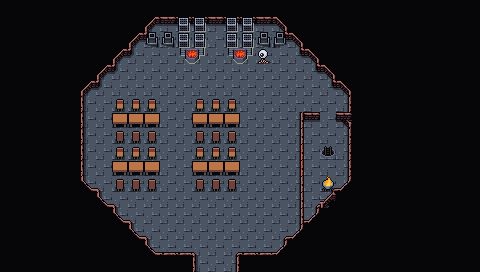

The image is a tile-based game level rendered from a .tmx file. Its description and source (layers, tilesets, objects; grid data summarised) follow:
An orthogonal 30x17 tile map with 16x16 px tiles, 4 tile layers (Collision, Background, Ground, Clutter), 2 tilesets and 25 objects.

<map version="1.10" tiledversion="1.10.1" orientation="orthogonal" renderorder="right-down" width="30" height="17" tilewidth="16" tileheight="16" infinite="0" nextlayerid="7" nextobjectid="107">
 <editorsettings>
  <export target="wastetown..tmx" format="tmx" />
 </editorsettings>
 <tileset firstgid="1" source="../tileset/main.tsx" />
 <tileset firstgid="10113" source="../tileset/buildings.tsx" />
 <layer id="6" name="Collision" width="30" height="17">
  <data>[510 cells, 61 non-empty, 8 distinct tile ids]</data>
 </layer>
 <layer id="1" name="Background" width="30" height="17">
  <data>[510 cells, 510 non-empty, 2 distinct tile ids]</data>
 </layer>
 <layer id="2" name="Ground" width="30" height="17">
  <data>[510 cells, 353 non-empty, 16 distinct tile ids]</data>
 </layer>
 <layer id="3" name="Clutter" width="30" height="17">
  <properties>
   <property name="spriteLayer" type="bool" value="true" />
  </properties>
  <data>[510 cells, 65 non-empty, 15 distinct tile ids]</data>
 </layer>
 <objectgroup id="4" name="Objects">
  <object id="38" template="../obj/entry_up.tx" x="192" y="280.665" width="48" height="16">
   <properties>
    <property name="teleport" value="" />
   </properties>
  </object>
  <object id="50" template="../obj/enemy.tx" x="291.132" y="96.7759">
   <properties>
    <property name="enemy" value="Illusionist" />
    <property name="threatRange" type="int" value="30" />
    <property name="waypoints" value="92,95,97,93,97,95,92,102,101" />
   </properties>
  </object>
  <object id="65" template="../obj/treasure.tx" x="208" y="47.5">
   <properties>
    <property name="reward" value="[{&quot;type&quot;: &quot;randomCard&quot;,&quot;colors&quot;: [&quot;Blue&quot;], &quot;count&quot;: 5 }, {&quot;type&quot;: &quot;item&quot;,&quot;count&quot;: 1,&quot;probability&quot;:0.2,&quot;itemName&quot;: &quot;Steel Sword&quot;}]" />
   </properties>
  </object>
  <object id="83" template="../obj/booster.tx" x="227.311" y="125.723">
   <properties>
    <property name="reward">[
  {
    "editions": [ "M11" ],
    "type": "card",
    "count": 10,
    "rarity": [ "Common" ]
    "colors": [ "Blue" ]
  },
  {
    "editions": [ "M10" ],
    "type": "card",
    "count": 3,
    "rarity": [ "Uncommon" ]
    "colors": [ "Blue" ]
  },
  {
    "editions": [ "M10" ],
    "type": "card",
    "count": 1,
    "rarity": [ "Rare", "Mythic Rare" ]
    "colors": [ "Blue" ]
  }
]
</property>
   </properties>
  </object>
  <object id="84" template="../obj/enemy.tx" x="179.092" y="220.668">
   <properties>
    <property name="enemy" value="Illusionist" />
    <property name="threatRange" type="int" value="30" />
    <property name="waypoints" value="93,94" />
   </properties>
  </object>
  <object id="85" template="../obj/enemy.tx" x="266.286" y="196.992">
   <properties>
    <property name="enemy" value="Illusionist" />
    <property name="threatRange" type="int" value="30" />
    <property name="waypoints" value="97,95,92,95" />
   </properties>
  </object>
  <object id="86" template="../obj/enemy.tx" x="168.12" y="149.642">
   <properties>
    <property name="enemy" value="Illusionist" />
    <property name="threatRange" type="int" value="30" />
    <property name="waypoints" value="96,98,102,92,102,98" />
   </properties>
  </object>
  <object id="87" template="../obj/enemy.tx" x="168.12" y="93.6301">
   <properties>
    <property name="enemy" value="Illusionist" />
    <property name="threatRange" type="int" value="30" />
    <property name="waypoints" value="101,102,92,95,92,102" />
   </properties>
  </object>
  <object id="88" template="../obj/enemy.tx" x="209.119" y="63.0256">
   <properties>
    <property name="enemy" value="Djinn" />
    <property name="threatRange" type="int" value="30" />
   </properties>
  </object>
  <object id="89" template="../obj/booster.tx" x="108.019" y="174.228">
   <properties>
    <property name="reward">[
  {
    "editions": [ "M10" ],
    "type": "card",
    "count": 10,
    "rarity": [ "Common" ]
    "colors": [ "Blue" ]
  },
  {
    "editions": [ "M10" ],
    "type": "card",
    "count": 3,
    "rarity": [ "Uncommon" ]
    "colors": [ "Blue" ]
  },
  {
    "editions": [ "M10" ],
    "type": "card",
    "count": 1,
    "rarity": [ "Rare", "Mythic Rare" ]
    "colors": [ "Blue" ]
  }
]
</property>
   </properties>
  </object>
  <object id="91" template="../obj/enemy.tx" x="87.8556" y="145.6">
   <properties>
    <property name="enemy" value="Illusionist" />
    <property name="reward">[
  {
    "type": "item",
    "probability": 1,
    "count": 1,
    "itemName": "Illusionist's Key"
  }
]
</property>
    <property name="threatRange" type="int" value="30" />
    <property name="waypoints" value="99,100,101,100" />
   </properties>
  </object>
  <object id="92" template="../obj/waypoint.tx" x="266.286" y="89.0105" />
  <object id="93" template="../obj/waypoint.tx" x="250.117" y="227.597" />
  <object id="94" template="../obj/waypoint.tx" x="129.432" y="217.78" />
  <object id="95" template="../obj/waypoint.tx" x="262.244" y="128.277" />
  <object id="96" template="../obj/waypoint.tx" x="169.853" y="194.683" />
  <object id="97" template="../obj/waypoint.tx" x="266.863" y="169.853" />
  <object id="98" template="../obj/waypoint.tx" x="161.923" y="98.817" />
  <object id="99" template="../obj/waypoint.tx" x="87.8556" y="173.895" />
  <object id="100" template="../obj/waypoint.tx" x="96.0997" y="112.019" width="10.6667" height="11.6667" />
  <object id="101" template="../obj/waypoint.tx" x="130.108" y="77.4516" />
  <object id="102" template="../obj/waypoint.tx" x="197.57" y="89.588" />
  <object id="104" template="../obj/entry_up.tx" x="320.565" y="158.304">
   <properties>
    <property name="teleport" value="../common/maps/map/magetower_14.tmx" />
   </properties>
  </object>
  <object id="105" template="../obj/manashards.tx" x="158.667" y="68.6667" />
  <object id="106" template="../obj/gate.tx" x="320.167" y="133" width="14.9999" height="22">
   <properties>
    <property name="dialog">[{
    "text":"This door is locked",
    "options":[
    { "name":"go away" },
    {      
        "name":"unlock with Illusionist's key",     
        "condition":[{"item":"Illusionist's Key"}],    
        "text":"The gate is unlocked",
        "options":[{"name":"continue", "action":[ {"deleteMapObject":-1},{"removeItem":"Illusionist's Key"}]} ]
    }
    ]
}]</property>
   </properties>
  </object>
 </objectgroup>
</map>
